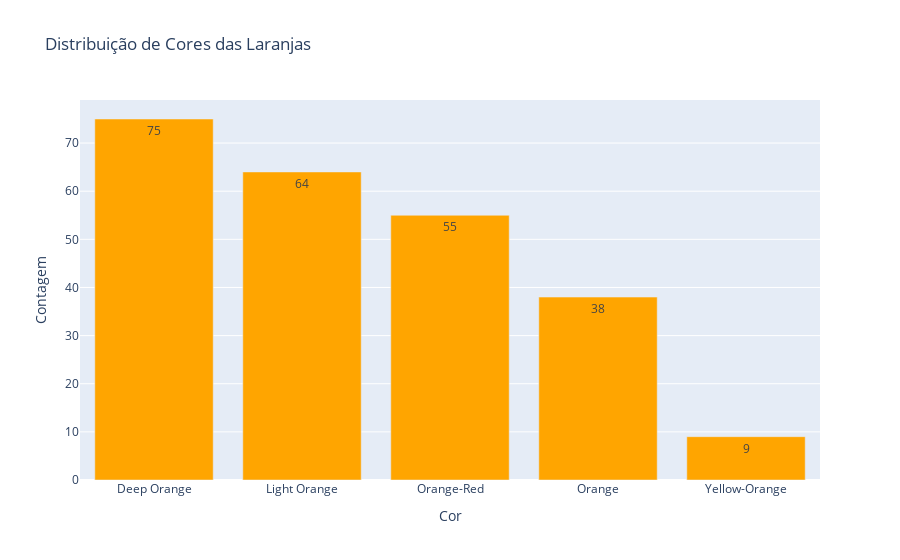

The notebook cell this image was saved under:
### Code cell
# Contagem de cada cor
color_counts = laranjas['Softness'].value_counts()

# Plotando a distribuição das cores
plt.figure(figsize=(7,7))
plt.suptitle('Distribuição de Cores das Laranjas', fontweight='bold')

# Gráfico de barras
bars = plt.bar(color_counts.index, color_counts.values, color='orange')

# Adicionando rótulos
plt.xlabel('Cor')
plt.ylabel('Contagem')

# Adicionando os valores acima de cada barra
for bar in bars:
    yval = bar.get_height()
    plt.text(bar.get_x() + bar.get_width()/2, yval + 0.5, int(yval), ha='center', va='bottom')

plt.tight_layout()

# Exibindo o gráfico
plt.show()

### Figure 1 — Plotly figure (JSON) as saved in the notebook; plotly's stock layout.template omitted (floating-point values rounded to 4 significant figures)
{"data": [{"marker": {"color": "orange"}, "text": [75, 64, 55, 38, 9], "textposition": "auto", "type": "bar", "x": ["Deep Orange", "Light Orange", "Orange-Red", "Orange", "Yellow-Orange"], "y": [75, 64, 55, 38, 9]}], "layout": {"title": {"text": "Distribuição de Cores das Laranjas"}, "xaxis": {"title": {"text": "Cor"}}, "yaxis": {"title": {"text": "Contagem"}}}}
